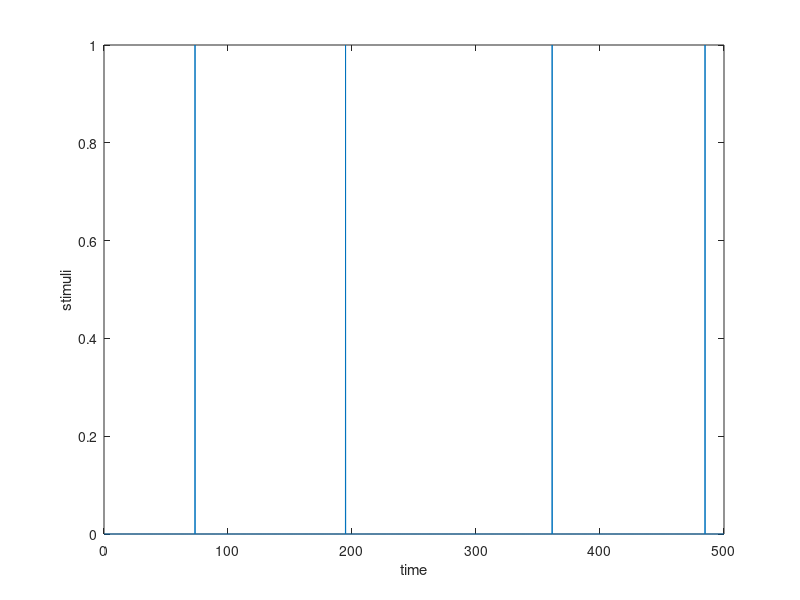

The MATLAB source for this figure:
%function [] = q1p1(T,deltat,lambda)

 % lambda is the arrival rate per second (per milli-second)
 % T is the time in milli-seconds
 % deltat is the step size in milli-second
 T = 500;
 lambda = 0.01;
 deltat = 0.1;
N = T/deltat; 
event = zeros(N,1); % array recording at each bucket if a stimulus arrived
R = rand(size(event)); 
event(R<lambda*deltat) = 1; % set each element of event to 1 with probability lambda*delta
tk = find(event==1); % getting indices of arrivial
%inter_arrival = diff(tk)*deltat; % interarrival times in seconds
%bin = 0:1:500; 
%count = histc(inter_arrival,bin);
%figure; bar(bin,count,'histc'); % draw histogram of absolute count
time = deltat:deltat:T;
figure, plot(time, event);
xlabel('time');
ylabel('stimuli');
